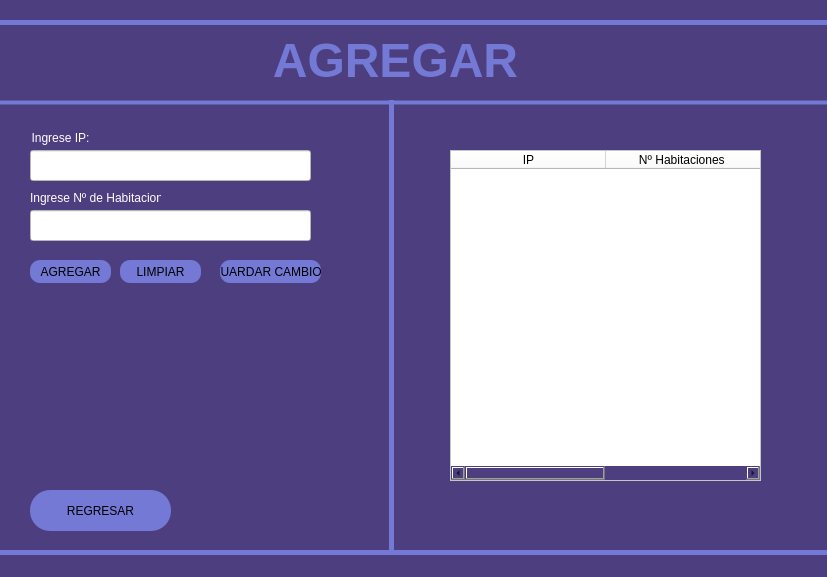
<?xml version="1.0" encoding="UTF-8"?>
<ui version="4.0">
 <class>MainWindow</class>
 <widget class="QMainWindow" name="MainWindow">
  <property name="geometry">
   <rect>
    <x>0</x>
    <y>0</y>
    <width>827</width>
    <height>577</height>
   </rect>
  </property>
  <property name="windowTitle">
   <string>MainWindow</string>
  </property>
  <property name="styleSheet">
   <string notr="true">background-color: rgb(77, 62, 127);</string>
  </property>
  <widget class="QWidget" name="centralwidget">
   <widget class="QLabel" name="label">
    <property name="geometry">
     <rect>
      <x>200</x>
      <y>30</y>
      <width>391</width>
      <height>61</height>
     </rect>
    </property>
    <property name="toolTip">
     <string>&lt;html&gt;&lt;head/&gt;&lt;body&gt;&lt;p align=&quot;center&quot;&gt;AGREGAR IP&lt;/p&gt;&lt;/body&gt;&lt;/html&gt;</string>
    </property>
    <property name="styleSheet">
     <string notr="true">font: 75 14pt &quot;Yu Gothic&quot;;</string>
    </property>
    <property name="text">
     <string>&lt;html&gt;&lt;head/&gt;&lt;body&gt;&lt;p align=&quot;center&quot;&gt;&lt;span style=&quot; font-size:36pt; font-weight:600; color:#7379d4;&quot;&gt;AGREGAR&lt;/span&gt;&lt;/p&gt;&lt;/body&gt;&lt;/html&gt;</string>
    </property>
   </widget>
   <widget class="QLineEdit" name="lineEdit">
    <property name="geometry">
     <rect>
      <x>30</x>
      <y>150</y>
      <width>281</width>
      <height>31</height>
     </rect>
    </property>
    <property name="styleSheet">
     <string notr="true">background-color: rgb(255, 255, 255);</string>
    </property>
   </widget>
   <widget class="QPushButton" name="btn_agregarbd">
    <property name="geometry">
     <rect>
      <x>30</x>
      <y>260</y>
      <width>81</width>
      <height>23</height>
     </rect>
    </property>
    <property name="styleSheet">
     <string notr="true">background-color: rgb(115, 121, 212);
border-radius:10px;</string>
    </property>
    <property name="text">
     <string>AGREGAR</string>
    </property>
   </widget>
   <widget class="QPushButton" name="btn_limpiar">
    <property name="geometry">
     <rect>
      <x>120</x>
      <y>260</y>
      <width>81</width>
      <height>23</height>
     </rect>
    </property>
    <property name="styleSheet">
     <string notr="true">background-color: rgb(115, 121, 212);
border-radius:10px;</string>
    </property>
    <property name="text">
     <string>LIMPIAR</string>
    </property>
   </widget>
   <widget class="QWidget" name="horizontalWidget" native="true">
    <property name="geometry">
     <rect>
      <x>-40</x>
      <y>100</y>
      <width>871</width>
      <height>5</height>
     </rect>
    </property>
    <property name="styleSheet">
     <string notr="true">background-color: rgb(115, 121, 212);</string>
    </property>
    <layout class="QHBoxLayout" name="horizontalLayout">
     <item>
      <widget class="QTextEdit" name="textEdit"/>
     </item>
    </layout>
   </widget>
   <widget class="QWidget" name="verticalWidget" native="true">
    <property name="geometry">
     <rect>
      <x>389</x>
      <y>100</y>
      <width>5</width>
      <height>451</height>
     </rect>
    </property>
    <property name="styleSheet">
     <string notr="true">background-color: rgb(115, 121, 212);</string>
    </property>
    <layout class="QVBoxLayout" name="verticalLayout"/>
   </widget>
   <widget class="QWidget" name="horizontalWidget" native="true">
    <property name="geometry">
     <rect>
      <x>0</x>
      <y>550</y>
      <width>831</width>
      <height>5</height>
     </rect>
    </property>
    <property name="styleSheet">
     <string notr="true">background-color: rgb(115, 121, 212);</string>
    </property>
    <layout class="QHBoxLayout" name="horizontalLayout_2"/>
   </widget>
   <widget class="QWidget" name="horizontalWidget_2" native="true">
    <property name="geometry">
     <rect>
      <x>-10</x>
      <y>20</y>
      <width>871</width>
      <height>5</height>
     </rect>
    </property>
    <property name="styleSheet">
     <string notr="true">background-color: rgb(115, 121, 212);</string>
    </property>
    <layout class="QHBoxLayout" name="horizontalLayout_3"/>
   </widget>
   <widget class="QPushButton" name="btn_regresar">
    <property name="geometry">
     <rect>
      <x>30</x>
      <y>490</y>
      <width>141</width>
      <height>41</height>
     </rect>
    </property>
    <property name="styleSheet">
     <string notr="true">background-color: rgb(115, 121, 212);
border-radius:20px;</string>
    </property>
    <property name="text">
     <string>REGRESAR</string>
    </property>
   </widget>
   <widget class="QLabel" name="label_2">
    <property name="geometry">
     <rect>
      <x>10</x>
      <y>130</y>
      <width>101</width>
      <height>16</height>
     </rect>
    </property>
    <property name="text">
     <string>&lt;html&gt;&lt;head/&gt;&lt;body&gt;&lt;p align=&quot;center&quot;&gt;&lt;span style=&quot; color:#ffffff;&quot;&gt;Ingrese IP:&lt;/span&gt;&lt;/p&gt;&lt;/body&gt;&lt;/html&gt;</string>
    </property>
   </widget>
   <widget class="QLineEdit" name="lineEdit_2">
    <property name="geometry">
     <rect>
      <x>30</x>
      <y>210</y>
      <width>281</width>
      <height>31</height>
     </rect>
    </property>
    <property name="styleSheet">
     <string notr="true">background-color: rgb(255, 255, 255);</string>
    </property>
   </widget>
   <widget class="QLabel" name="label_3">
    <property name="geometry">
     <rect>
      <x>30</x>
      <y>190</y>
      <width>131</width>
      <height>16</height>
     </rect>
    </property>
    <property name="text">
     <string>&lt;html&gt;&lt;head/&gt;&lt;body&gt;&lt;p align=&quot;center&quot;&gt;&lt;span style=&quot; color:#ffffff;&quot;&gt;Ingrese Nº de Habitacion&lt;/span&gt;&lt;/p&gt;&lt;/body&gt;&lt;/html&gt;</string>
    </property>
   </widget>
   <widget class="QTableWidget" name="tableWidget">
    <property name="geometry">
     <rect>
      <x>450</x>
      <y>150</y>
      <width>311</width>
      <height>331</height>
     </rect>
    </property>
    <property name="styleSheet">
     <string notr="true">background-color: rgb(255, 255, 255);

</string>
    </property>
    <attribute name="horizontalHeaderDefaultSectionSize">
     <number>155</number>
    </attribute>
    <column>
     <property name="text">
      <string>IP</string>
     </property>
     <property name="textAlignment">
      <set>AlignCenter</set>
     </property>
    </column>
    <column>
     <property name="text">
      <string>Nº Habitaciones </string>
     </property>
     <property name="textAlignment">
      <set>AlignCenter</set>
     </property>
    </column>
   </widget>
   <widget class="QPushButton" name="btn_guardar">
    <property name="geometry">
     <rect>
      <x>220</x>
      <y>260</y>
      <width>101</width>
      <height>23</height>
     </rect>
    </property>
    <property name="styleSheet">
     <string notr="true">background-color: rgb(115, 121, 212);
border-radius:10px;</string>
    </property>
    <property name="text">
     <string>GUARDAR CAMBIOS</string>
    </property>
   </widget>
  </widget>
  <widget class="QStatusBar" name="statusbar"/>
 </widget>
 <resources/>
 <connections/>
</ui>
